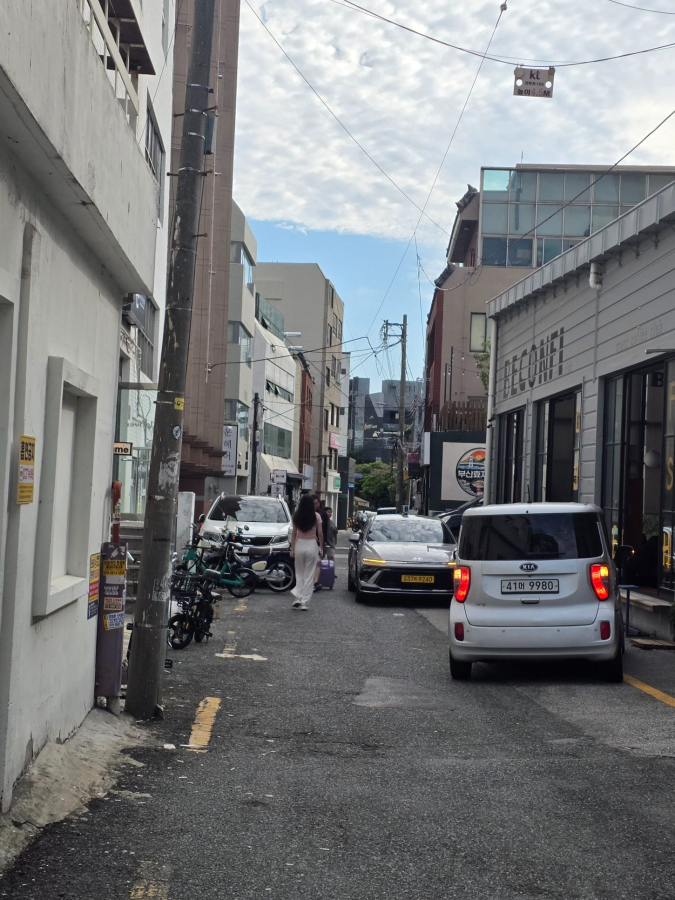
#> input picture jeongdonggwan/build/assets/photo_parking1.jpg, 1350 x 1800 px (shown at 1/2 size)
$ python -i gridview.py   (imports and definitions only)
#> lines starting #> are read from the running program, lines starting #| are printed output that depends on the picture
import sys
from PIL import Image, ImageDraw
def grid(path, out, step=50, scale=1.0, box=None):
#> called with path = '../../../build/assets/photo_parking1.jpg', out = 'out.png', step = 50, scale = 1
    im = Image.open(path).convert('RGB')
#> im is the input picture: PIL image 1350x1800 RGB; mean R, G, B 118, 119.9, 121.7
    if box: im = im.crop(box)
    x0, y0 = (box[0], box[1]) if box else (0, 0)
    if scale != 1.0: im = im.resize((int(im.width * scale), int(im.height * scale)), Image.LANCZOS)
    d = ImageDraw.Draw(im)
    W, H = im.size
#> W = 1350; H = 1800
    gx = (x0 // step + 1) * step
    while (gx - x0) * scale < W:
        X = (gx - x0) * scale; major = gx % (step * 2) == 0
        d.line([(X, 0), (X, H)], fill=(255, 0, 0) if major else (255, 190, 190), width=1)
        if major: d.text((X + 2, 2), str(gx), fill=(255, 0, 0))
        gx += step
#> after the loop, gx = 1350
    gy = (y0 // step + 1) * step
    while (gy - y0) * scale < H:
        Y = (gy - y0) * scale; major = gy % (step * 2) == 0
        d.line([(0, Y), (W, Y)], fill=(0, 0, 255) if major else (190, 190, 255), width=1)
        if major: d.text((2, Y + 2), str(gy), fill=(0, 0, 255))
        gy += step
#> after the loop, gy = 1800
    im.save(out); print(out, im.size)
#> after `im.save(out)`:
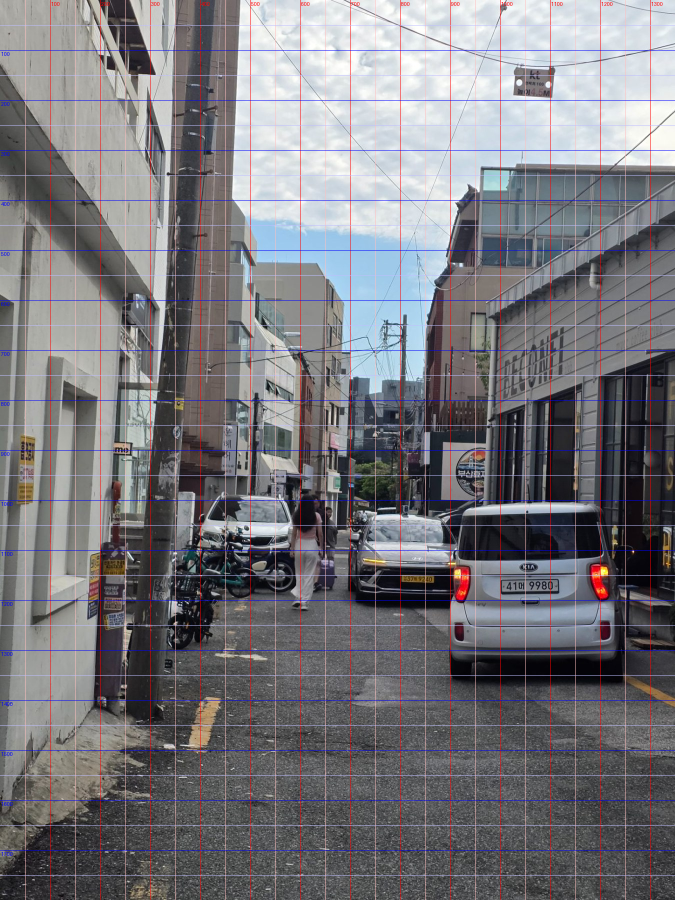
#> saved as out.png: PIL image 1350x1800 RGB (shown at 1/2 size); mean R, G, B 120.2, 118.9, 123.8
#| out.png (1350, 1800)
# [4 lines not run here, left out]

>>> result = grid('../../../build/assets/photo_parking1.jpg', 'out.png')

$ run again, on jeongdonggwan/build/assets/aerial.jpg
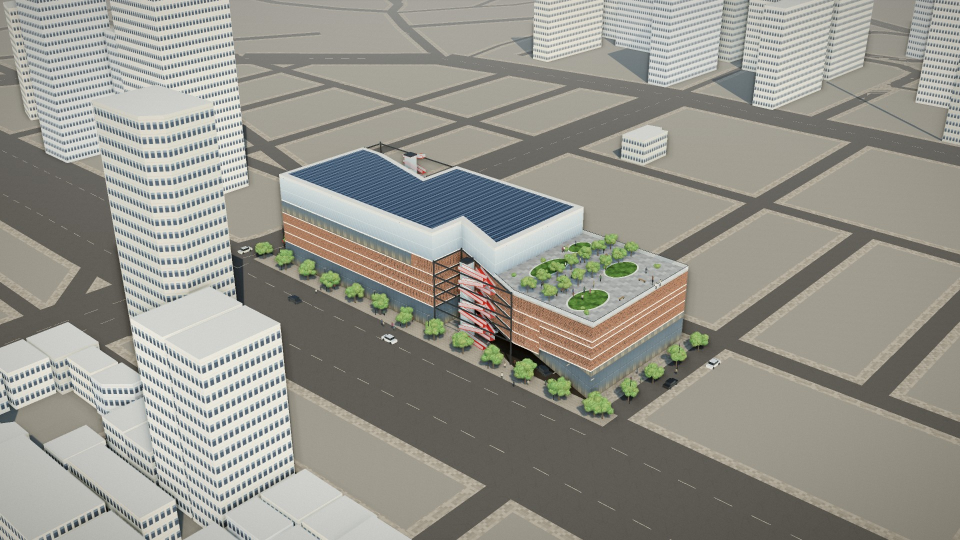
#> input picture jeongdonggwan/build/assets/aerial.jpg, 1920 x 1080 px (shown at 1/2 size)
#> in grid, im is the input picture: PIL image 1920x1080 RGB; mean R, G, B 150.2, 148.9, 140.5
#> after the loop in grid, `while (gx - x0) * scale < W:`: gx = 1950
#> after the loop in grid, `while (gy - y0) * scale < H:`: gy = 1100
#> in grid, `im.save(out)`:
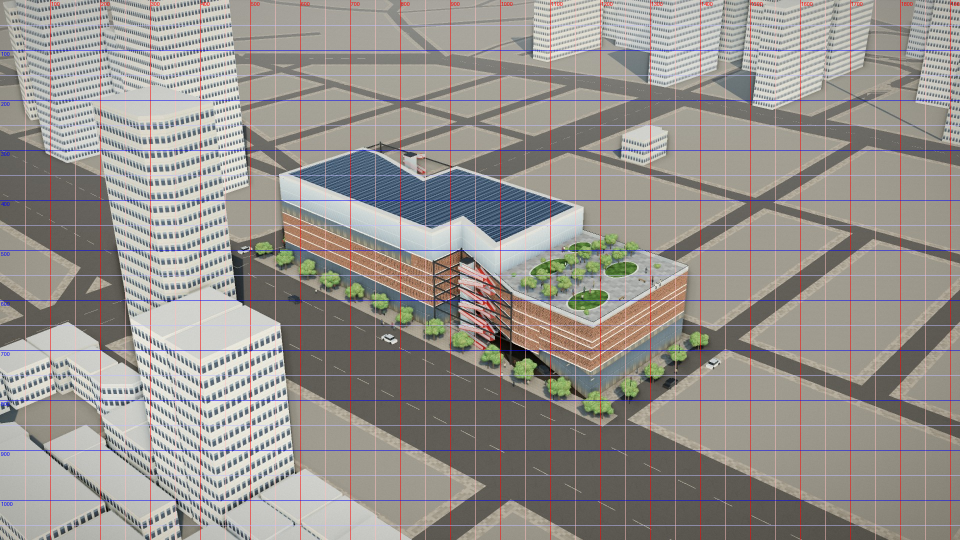
#> saved as out.png: PIL image 1920x1080 RGB (shown at 1/2 size); mean R, G, B 151.3, 146.8, 141.8
#| out.png (1920, 1080)

$ run again, on jeongdonggwan/build/assets/balletvalet.jpg
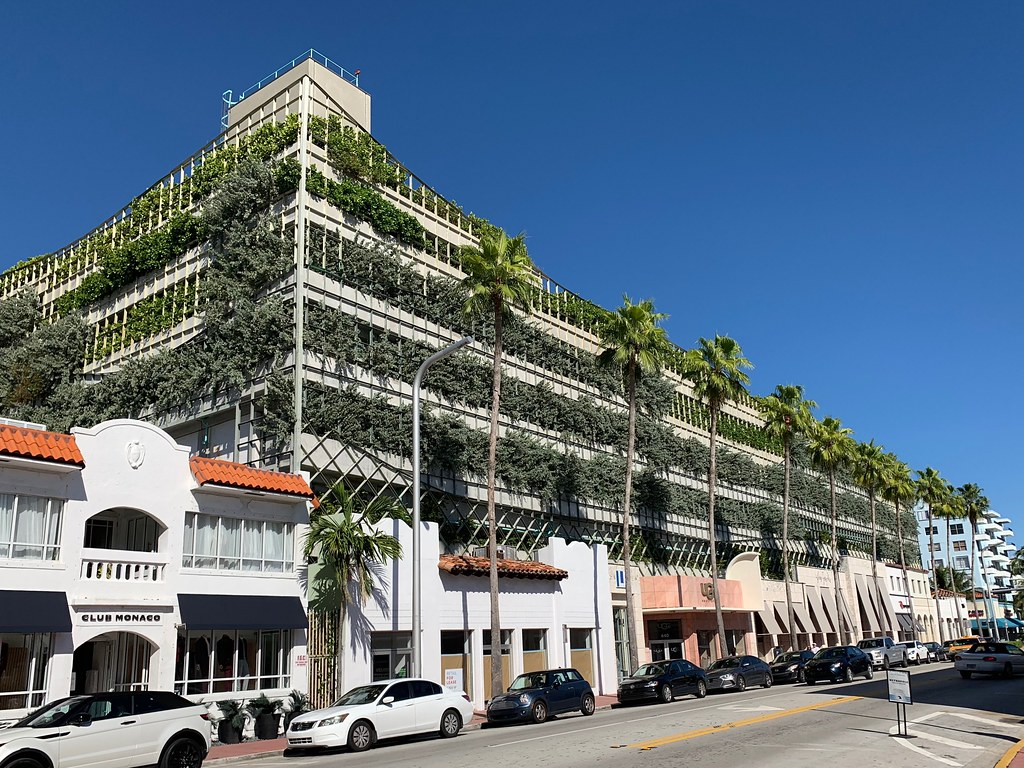
#> input picture jeongdonggwan/build/assets/balletvalet.jpg, 1024 x 768 px
#> in grid, im is the input picture: PIL image 1024x768 RGB; mean R, G, B 93.5, 111.6, 127
#> after the loop in grid, `while (gx - x0) * scale < W:`: gx = 1050
#> after the loop in grid, `while (gy - y0) * scale < H:`: gy = 800
#> in grid, `im.save(out)`:
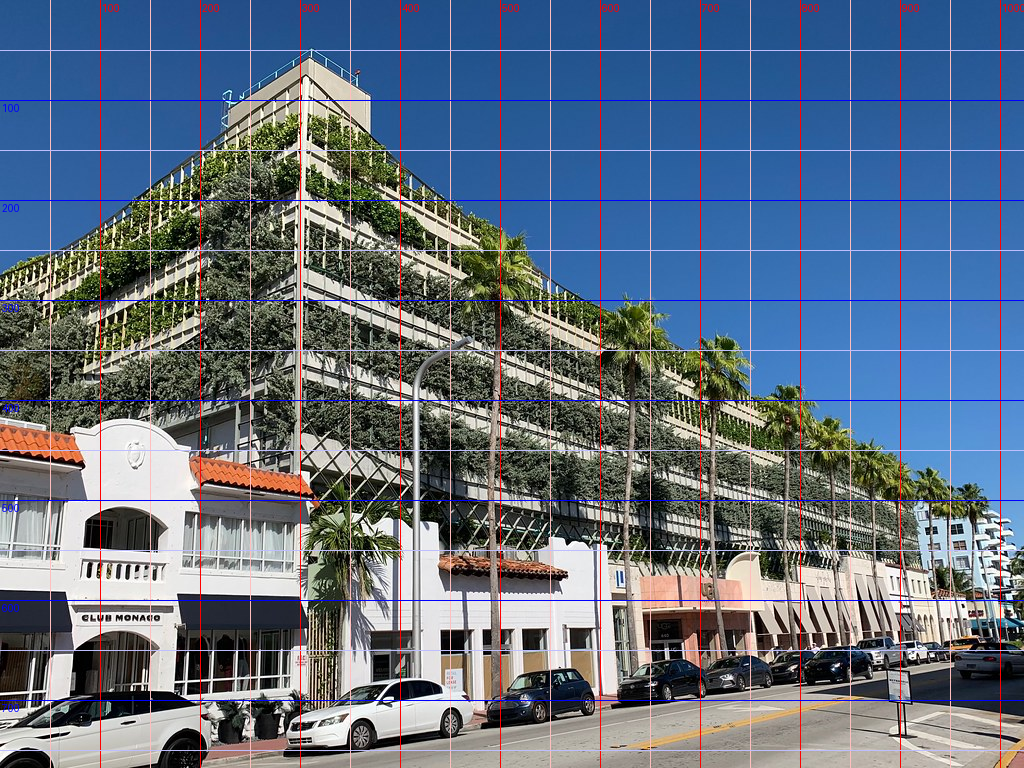
#> saved as out.png: PIL image 1024x768 RGB; mean R, G, B 96.8, 110.9, 128.9
#| out.png (1024, 768)

$ run again, on jeongdonggwan/build/assets/case_bleibach.jpg
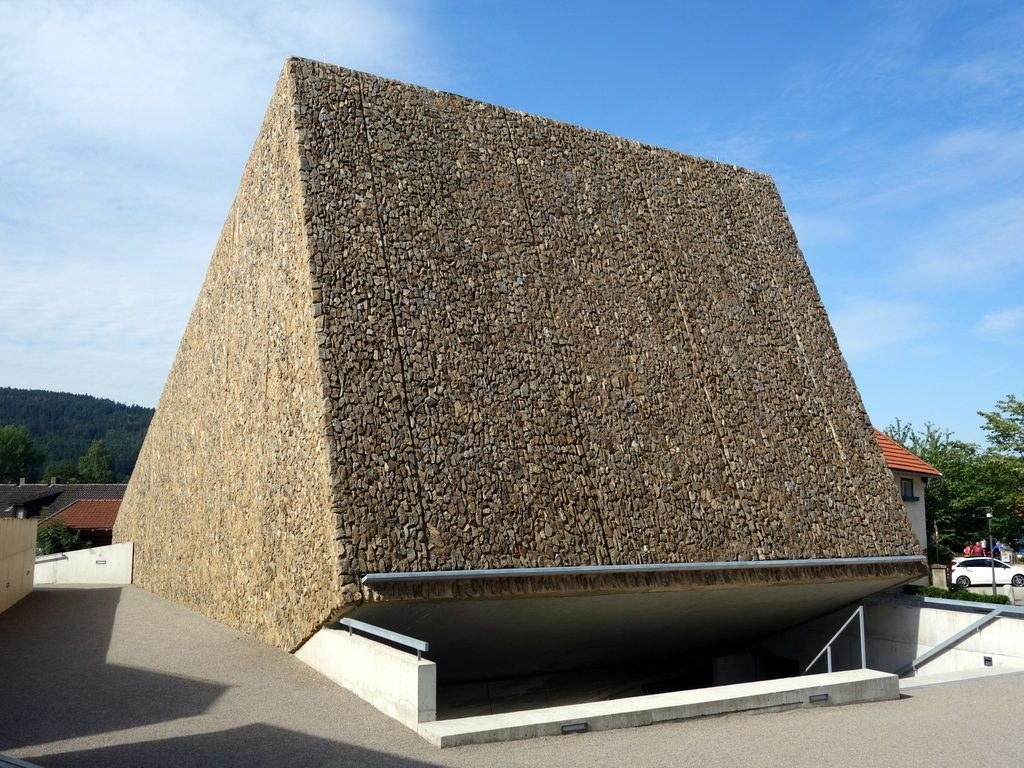
#> input picture jeongdonggwan/build/assets/case_bleibach.jpg, 1024 x 768 px
#> in grid, im is the input picture: PIL image 1024x768 RGB; mean R, G, B 126.6, 133.6, 137.1
#> after the loop in grid, `while (gx - x0) * scale < W:`: gx = 1050
#> after the loop in grid, `while (gy - y0) * scale < H:`: gy = 800
#> in grid, `im.save(out)`:
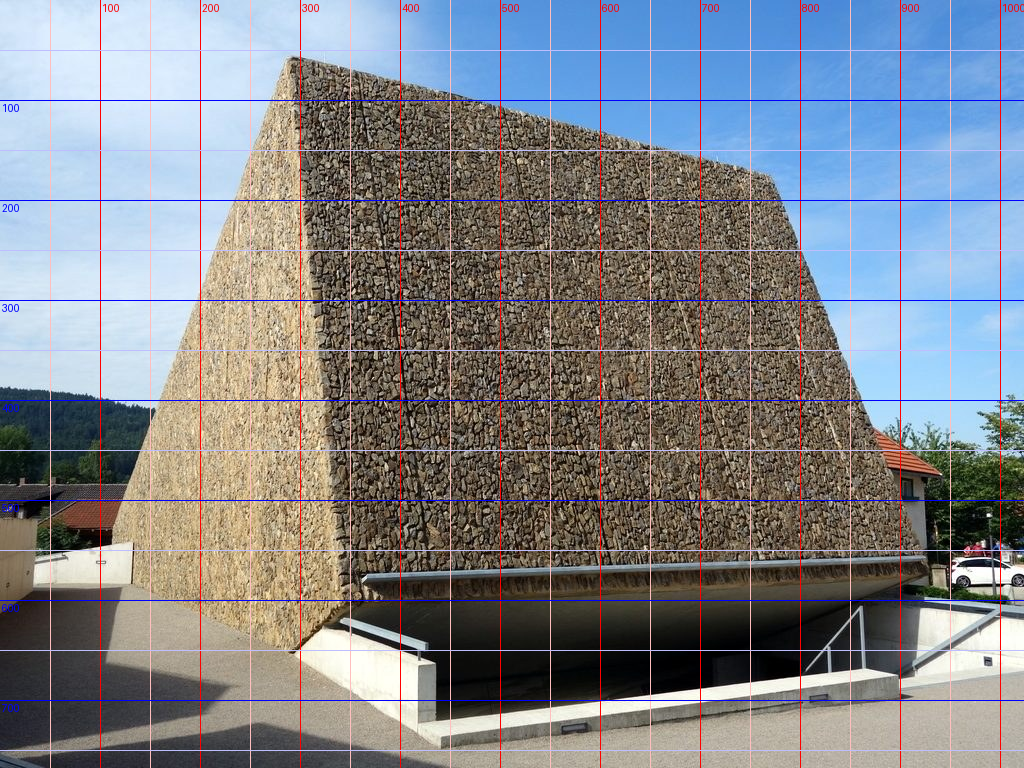
#> saved as out.png: PIL image 1024x768 RGB; mean R, G, B 128.7, 132.2, 138.6
#| out.png (1024, 768)
